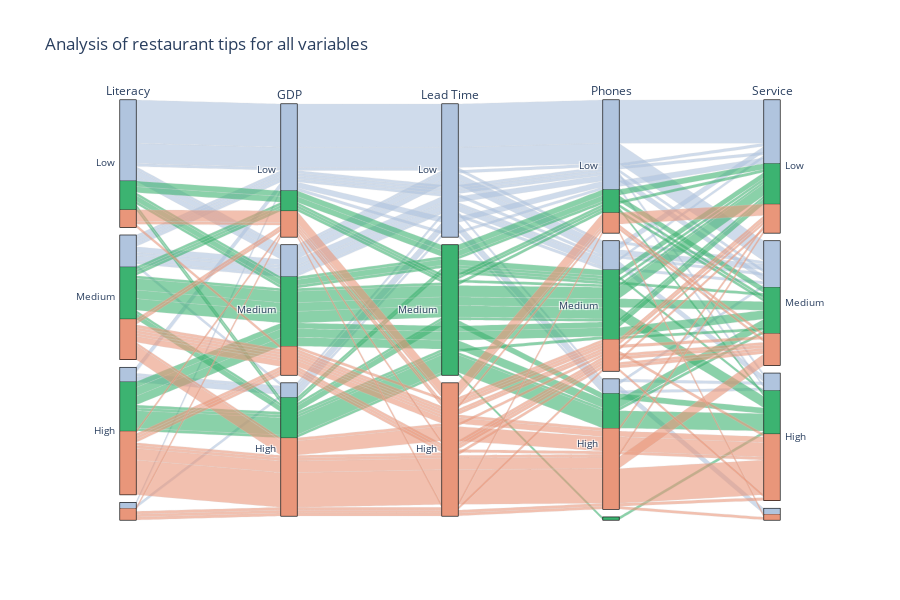

This figure's notebook cell:
### Code cell
qcut_series_lead, qcut_intervals_lead = pd.qcut(concat['lead_time'], q=3, retbins=True, labels=['Low', 'Medium', 'High'])
qcut_series_gdp, qcut_intervals_gdp = pd.qcut(concat['GDP($percapita)'], q=3, retbins=True, labels=['Low', 'Medium', 'High'])
qcut_series_lit, qcut_intervals_lit = pd.qcut(concat['Literacy(%)'], q=3, retbins=True, labels=['Low', 'Medium', 'High'])
qcut_series_phones, qcut_intervals_phones = pd.qcut(concat['Phones(per1000)'], q=3, retbins=True, labels=['Low', 'Medium', 'High'], duplicates='drop')
qcut_series_ser, qcut_intervals_ser = pd.qcut(concat['Service'], q=3, retbins=True, labels=['Low', 'Medium', 'High'])

lead_dim = go.parcats.Dimension(
    values=qcut_series_lead,
    label="Lead Time",
    categoryorder='array',
    categoryarray=['Low', 'Medium', 'High']
)
gdp_dim = go.parcats.Dimension(
    values=qcut_series_gdp,
    categoryorder='array',
    categoryarray=['Low', 'Medium', 'High'],
    label="GDP"
)
lit_dim = go.parcats.Dimension(
    values=qcut_series_lit,
    categoryorder='array',
    categoryarray=['Low', 'Medium', 'High'],
    label="Literacy"
)
phones_dim = go.parcats.Dimension(
    values=qcut_series_phones,
    categoryorder='array',
    categoryarray=['Low', 'Medium', 'High'],
    label="Phones"
)
ser_dim = go.parcats.Dimension(
    values=qcut_series_ser,
    categoryorder='array',
    categoryarray=['Low', 'Medium', 'High'],
    label="Service"
)

# fig_air = go.Figure(data=[go.Parcats(
#     dimensions=[month_dim, repeated_dim, weekend_dim, week_dim, adr_dim]
# )], layout=go.Layout(title='Analysis of restaurant tips for all variables'))

# fig_air.show()

color = qcut_series_lead.astype('category').cat.codes
colorscale = ['#b0c4de', '#3cb371', '#e9967a']

fig = go.Figure(go.Parcats(
    dimensions=[lit_dim, gdp_dim, lead_dim, phones_dim, ser_dim], line={'color': color, 'colorscale': colorscale}
), layout=go.Layout(title='Analysis of restaurant tips for all variables', height=600))


fig.show()
print(qcut_intervals_lit)
print(min(concat['Literacy(%)']))
print(max(concat['Literacy(%)']))

### Figure 1 — Plotly figure (JSON) as saved in the notebook; plotly's stock layout.template omitted (floating-point values rounded to 4 significant figures; data arrays with more than 128 entries replaced by an {"elided": "..."} marker saying what was removed)
{"data": [{"dimensions": [{"categoryarray": ["Low", "Medium", "High"], "categoryorder": "array", "label": "Literacy", "values": {"elided": "137 str values"}}, {"categoryarray": ["Low", "Medium", "High"], "categoryorder": "array", "label": "GDP", "values": {"elided": "137 str values"}}, {"categoryarray": ["Low", "Medium", "High"], "categoryorder": "array", "label": "Lead Time", "values": {"elided": "137 str values"}}, {"categoryarray": ["Low", "Medium", "High"], "categoryorder": "array", "label": "Phones", "values": {"elided": "137 str values"}}, {"categoryarray": ["Low", "Medium", "High"], "categoryorder": "array", "label": "Service", "values": {"elided": "137 str values"}}], "line": {"color": {"elided": "137 int values"}, "colorscale": [[0, "#b0c4de"], [0.5, "#3cb371"], [1, "#e9967a"]]}, "type": "parcats"}], "layout": {"height": 600, "title": {"text": "Analysis of restaurant tips for all variables"}}}
